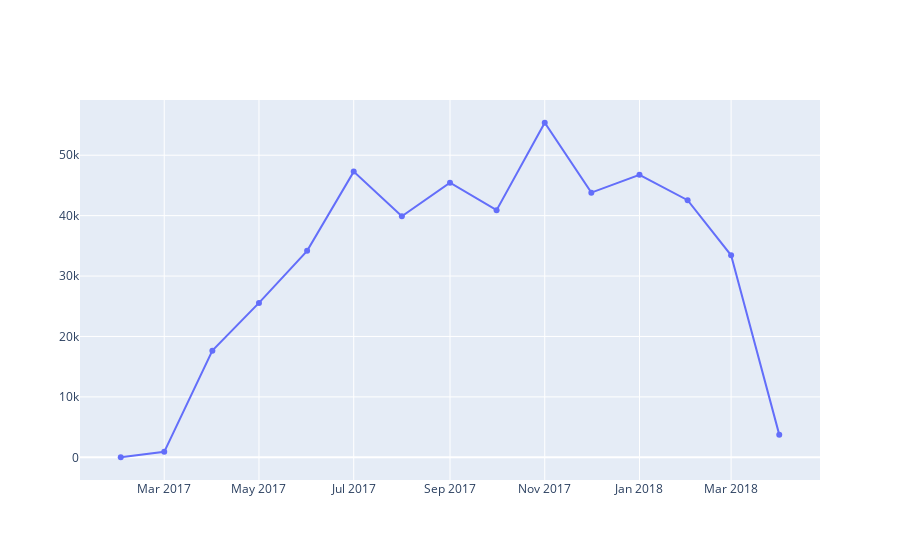

Notebook code for this chart:
### Markdown cell above
- **por padrão o iplot() plota um gráfico de linha, da sentido de valor acumulado**

### Code cell
data = [go.Scatter(x=vendas_por_mes.index,
                   y=vendas_por_mes.values)]

py.iplot(data)

### Figure 1 — Plotly figure (JSON) as saved in the notebook; plotly's stock layout.template omitted (floating-point values rounded to 4 significant figures)
{"data": [{"type": "scatter", "x": ["2017-02", "2017-03", "2017-04", "2017-05", "2017-06", "2017-07", "2017-08", "2017-09", "2017-10", "2017-11", "2017-12", "2018-01", "2018-02", "2018-03", "2018-04"], "y": [9.99, 902.9, 17650.0, 25560.0, 34170.0, 47280.0, 39900.0, 45460.0, 40910.0, 55370.0, 43810.0, 46760.0, 42560.0, 33440.0, 3754.0]}], "layout": {}}
